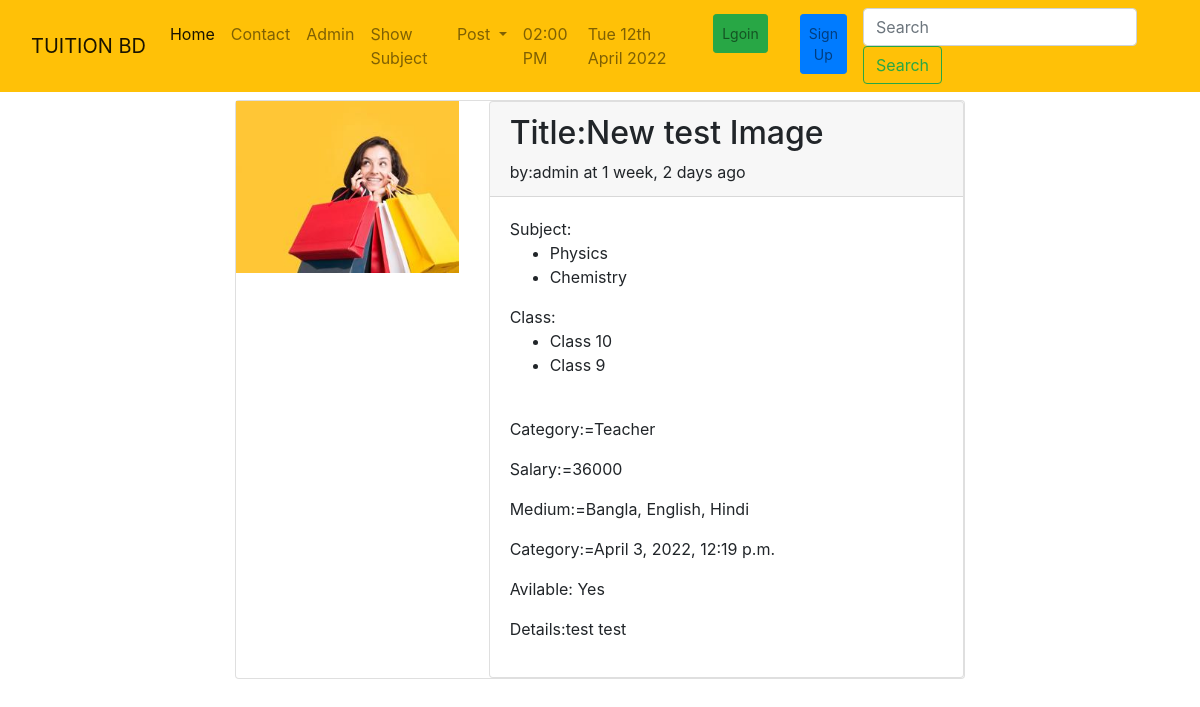
The app's page /tuition/postdetail/2/ with its own data.
### tuition/models.py (models this page shows, shortened)
class Post(models.Model):
    CATEGORY = (('Teacher', 'Teacher'), ('Student', 'Student'))
    MY_CHOICES = (('Bangla', 'Bangla'),
                  ('English', 'English'),
                  ('Urdu', 'Urdu'),
                  ('Arabic', 'Arabic'),
                  ('Hindi', 'Hindi'))
    user = models.ForeignKey(
        User, on_delete=models.CASCADE, blank=True, null=True)
    id = models.AutoField(primary_key=True)
    title = models.CharField(max_length=100)
    slug = models.CharField(max_length=100, default=title)
    email = models.EmailField()
    salary = models.IntegerField()
    details = models.TextField()
    availabe = models.BooleanField(default=True)
    category = models.CharField(max_length=100, choices=CATEGORY)
    created_at = models.DateTimeField(default=now)
    image = models.ImageField(default='default.jpg',
                              upload_to='tuition/images')
    medium = MultiSelectField(
        choices=MY_CHOICES, max_choices=3, max_length=100, default='Bangla')
    subject = models.ManyToManyField(Subject, related_name='subject_set')
    class_in = models.ManyToManyField(Class_in, related_name='class_set')

class Subject(models.Model):
    name = models.CharField(max_length=100)

class Class_in(models.Model):
    name = models.CharField(max_length=100)

### tuition/views.py (the view)
# urls.py: path('postdetail/<int:pk>/', PostDetailView.as_view(), name="postdetails"),
class PostDetailView(DetailView):
    model = Post
    template_name = 'tuition/postdetails.html'

### templates/tuition/postdetails.html (shortened to what this page needs)
{% extends 'index.html' %} {% block body %}
{% load humanize %}
<div class="container py-2">
  <div class="row">
    <div class="col-md-8 offset-md-2">
      <div class="card">
        <div class="row">
          <div class="col-md-4">
            <img src="{{ object.image.url }}" class="img-fluid" alt="" />
          </div>
          <div class="col-md-8">
            <div class="card">
              <div class="card-header">
                <h2 class="text-cetner">Title:{{object.title}}</h2>
                by:{{ object.user.username }} at {{ object.created_at |naturaltime }}
                <br>
              </div>
              <div class="card-body">
                Subject:
                <ul>
                  {% for s in object.subject.all %}
                  <li>{{s.name}}</li>
                  {% endfor %}
                </ul>
                Class:
                <ul>
                  {% for c in object.class_in.all %}
                  <li>{{c.name}}</li>
                  {% endfor %}
                </ul>
                <br />
                <p class="divided">Category:={{ object.category }}</p>
                <p>Salary:={{ object.salary }}</p>
                <p>Medium:={{ object.medium }}</p>
                <p>Category:={{ object.created_at }}</p>
                <p>
                  Avilable: {% if object.availabe %} Yes {% else %} No
                  {% endif %}
                </p>
                <p>Details:{{ object.details }}</p>
              </div>
            </div>
          </div>
        </div>
      </div>
    </div>
  </div>
</div>
{% endblock body %}

### records on screen
Post: image (placeholder picture), title "New test Image", user.username "admin", created_at "1 week, 2 days ago", category "Teacher", salary "36000", medium "Bangla, English, Hindi", created_at "April 3, 2022, 12:19 p.m.", details "test test"
Subject: name "Physics"
Subject: name "Chemistry"
Class_in: name "Class 10"
Class_in: name "Class 9"
